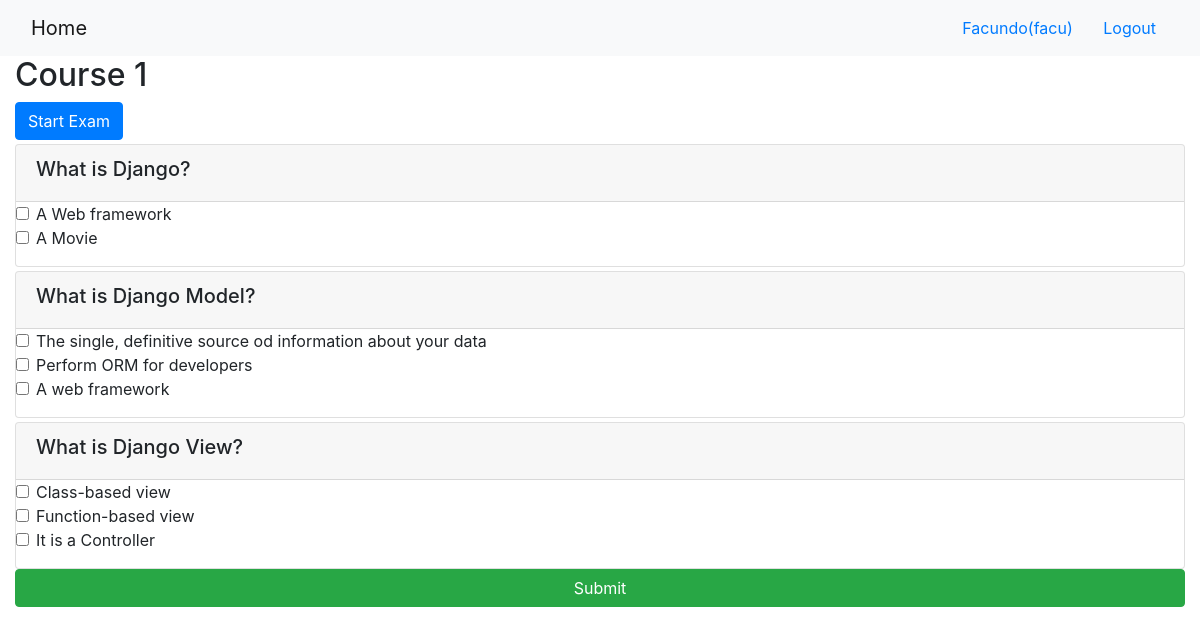
/onlinecourse/1/ (signed in), run on an earlier commit of the app's database.
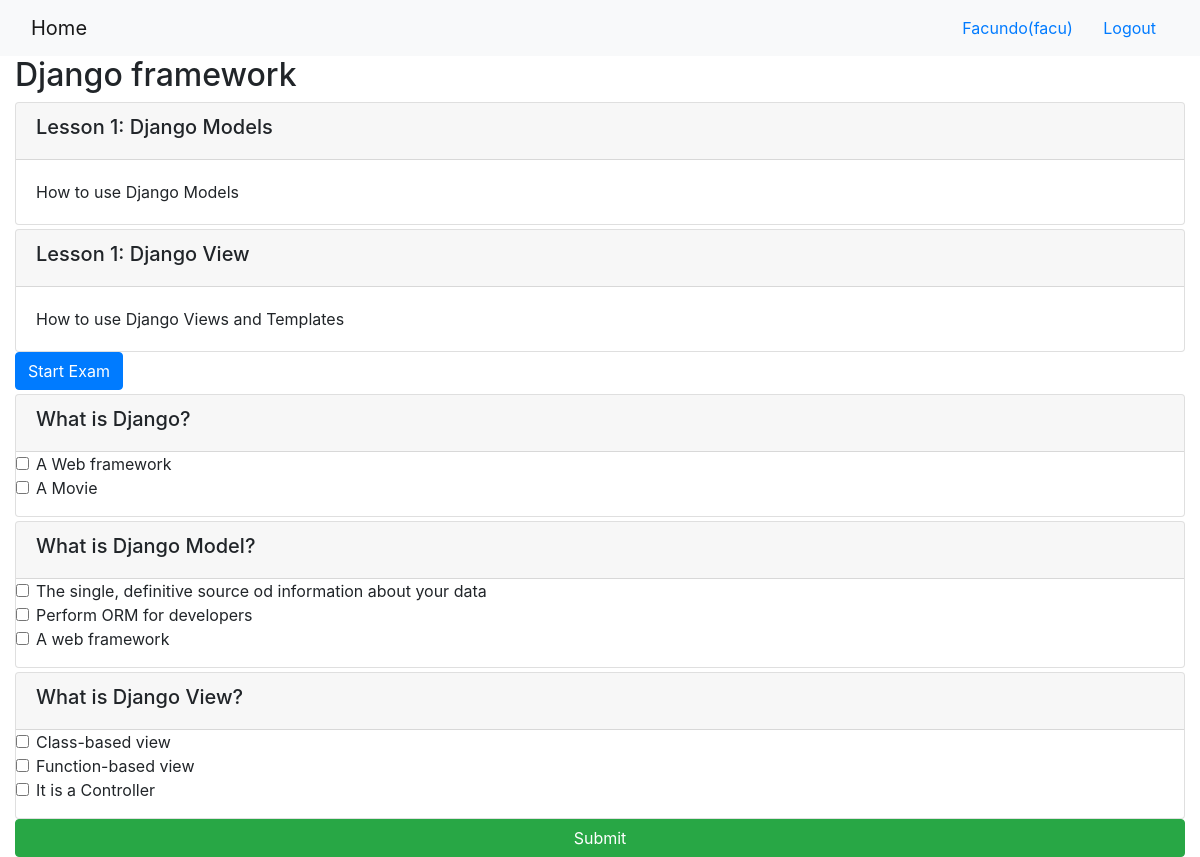
And on a later commit of the database.
### onlinecourse/models.py (models this page shows, shortened)
class Course(models.Model):
    name = models.CharField(null=False, max_length=30, default='online course')
    image = models.ImageField(upload_to='course_images/')
    description = models.CharField(max_length=1000)
    pub_date = models.DateField(null=True)
    instructors = models.ManyToManyField(Instructor)
    users = models.ManyToManyField(settings.AUTH_USER_MODEL, through='Enrollment')
    total_enrollment = models.IntegerField(default=0)
    is_enrolled = False

class Question(models.Model):
    course = models.ManyToManyField(Course)
    question_text = models.CharField(max_length=200)
    grade = models.IntegerField()

class Choice(models.Model):
    question = models.ManyToManyField(Question)
    choice_text = models.CharField(max_length= 500)
    is_correct = models.BooleanField()

class Lesson(models.Model):
    title = models.CharField(max_length=200, default="title")
    order = models.IntegerField(default=0)
    course = models.ForeignKey(Course, on_delete=models.CASCADE)
    content = models.TextField()

### onlinecourse/views.py (the view)
# urls.py: path('<int:pk>/', views.CourseDetailView.as_view(), name='course_details'),
class CourseDetailView(generic.DetailView):
    model = Course
    template_name = 'onlinecourse/course_detail_bootstrap.html'

### onlinecourse/templates/onlinecourse/course_detail_bootstrap.html (shortened to what this page needs)
<!DOCTYPE html>
<html lang="en">
<head>
     {% load static %}
    <link rel="stylesheet" href="https://maxcdn.bootstrapcdn.com/bootstrap/4.5.2/css/bootstrap.min.css">
</head>
<body>
    <nav class="navbar navbar-light bg-light">
        <div class="container-fluid">
            <div class="navbar-header">
                  <a class="navbar-brand" href="{% url 'onlinecourse:index' %}">Home</a>
            </div>
            <ul class="nav navbar-nav navbar-right">
                {% if user.is_authenticated %}
                <li>
                    <a class="btn btn-link" href="#">{{ user.first_name }}({{ user.username }})</a>
                    <a class="btn btn-link" href="{% url 'onlinecourse:logout' %}">Logout</a>
                </li>
                {% endif %}
            </ul>
        </div>
    </nav>
    <div class="container-fluid">
            <h2>{{ course.name }}</h2>
            <div class="card-columns-vertical">
                {% for lesson in course.lesson_set.all %}
                    <div class="card mt-1">
                        <div class="card-header"><h5>Lesson {{lesson.order|add:1}}: {{lesson.title}}</h5></div>
                        <div class="card-body">{{lesson.content}}</div>
                    </div>
                {% endfor %}
            </div>
        {% if user.is_authenticated %}
                <div class="btn btn-primary" type="button" data-toggle="collapse" data-target="#questionform" aria-expanded="false">
                Start Exam
                </div>
                <form id="questionform" action="{% url 'onlinecourse:submit' course.id %}" method="post">
                    {% for question in course.question_set.all %}
                    <div class="card mt-1">
                        <div class="card-header"><h5>{{ question.question_text }}</h5></div>
                        <div class="form-group">
                            {% for choice in question.choice_set.all %}
                            <div class="form-check">
                                <label class="form-check-label">
                                    <input type="checkbox" name="choice_{{choice.id}}"
                                        class="form-check-input" id="{{choice.id}}"
                                        value="{{choice.id}}">{{ choice.choice_text }}
                                </label>
                            </div>
                            {% endfor %}
                        </div>
                    </div>
                    {% endfor %}
                    <input class="btn btn-success btn-block" type="submit" value="Submit">
                </form>
        {% endif %}
    </div>
</body>
</html>

What changed in the data, as far as the page shows it:
changed Course: name "Course 1" → "Django framework"
added Lesson: order|add "1", title "Django Models", content "How to use Django Models"
added Lesson: order|add "1", title "Django View", content "How to use Django Views and Templates"
